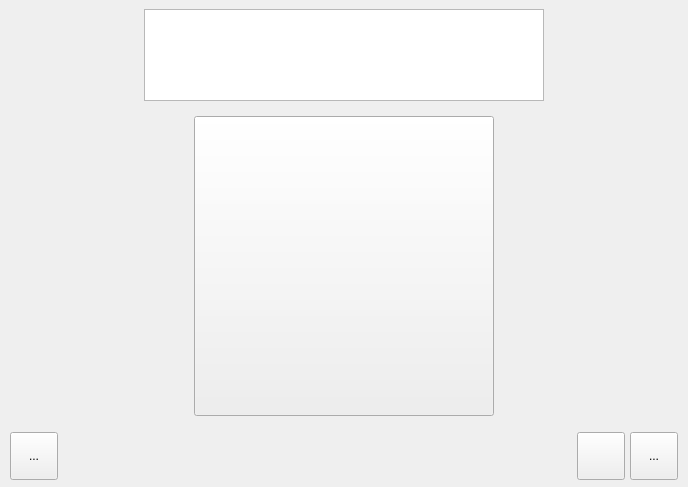
<?xml version="1.0" encoding="UTF-8"?>
<ui version="4.0">
 <class>StartScreen</class>
 <widget class="QWidget" name="StartScreen">
  <property name="geometry">
   <rect>
    <x>0</x>
    <y>0</y>
    <width>688</width>
    <height>487</height>
   </rect>
  </property>
  <property name="windowTitle">
   <string>Form</string>
  </property>
  <property name="styleSheet">
   <string notr="true"/>
  </property>
  <layout class="QVBoxLayout" name="verticalLayout">
   <property name="sizeConstraint">
    <enum>QLayout::SetDefaultConstraint</enum>
   </property>
   <property name="leftMargin">
    <number>0</number>
   </property>
   <property name="topMargin">
    <number>0</number>
   </property>
   <property name="rightMargin">
    <number>0</number>
   </property>
   <property name="bottomMargin">
    <number>0</number>
   </property>
   <item>
    <widget class="QWidget" name="widget_3" native="true">
     <property name="maximumSize">
      <size>
       <width>16777215</width>
       <height>200</height>
      </size>
     </property>
     <layout class="QHBoxLayout" name="horizontalLayout_5">
      <item>
       <widget class="QGraphicsView" name="imgLogo">
        <property name="maximumSize">
         <size>
          <width>400</width>
          <height>180</height>
         </size>
        </property>
       </widget>
      </item>
     </layout>
    </widget>
   </item>
   <item>
    <widget class="QWidget" name="widget" native="true">
     <property name="styleSheet">
      <string notr="true"/>
     </property>
     <layout class="QHBoxLayout" name="horizontalLayout_4">
      <property name="spacing">
       <number>0</number>
      </property>
      <property name="leftMargin">
       <number>0</number>
      </property>
      <property name="topMargin">
       <number>0</number>
      </property>
      <property name="rightMargin">
       <number>0</number>
      </property>
      <property name="bottomMargin">
       <number>0</number>
      </property>
      <item>
       <widget class="QToolButton" name="btnStartSession">
        <property name="minimumSize">
         <size>
          <width>300</width>
          <height>300</height>
         </size>
        </property>
        <property name="maximumSize">
         <size>
          <width>300</width>
          <height>300</height>
         </size>
        </property>
        <property name="autoFillBackground">
         <bool>false</bool>
        </property>
        <property name="text">
         <string/>
        </property>
        <property name="iconSize">
         <size>
          <width>72</width>
          <height>72</height>
         </size>
        </property>
        <property name="popupMode">
         <enum>QToolButton::DelayedPopup</enum>
        </property>
        <property name="toolButtonStyle">
         <enum>Qt::ToolButtonIconOnly</enum>
        </property>
       </widget>
      </item>
     </layout>
    </widget>
   </item>
   <item>
    <widget class="QWidget" name="bottomBar" native="true">
     <property name="maximumSize">
      <size>
       <width>16777215</width>
       <height>65</height>
      </size>
     </property>
     <layout class="QHBoxLayout" name="horizontalLayout">
      <property name="spacing">
       <number>5</number>
      </property>
      <property name="leftMargin">
       <number>10</number>
      </property>
      <property name="topMargin">
       <number>10</number>
      </property>
      <property name="rightMargin">
       <number>10</number>
      </property>
      <property name="bottomMargin">
       <number>10</number>
      </property>
      <item>
       <widget class="QToolButton" name="btnInfo">
        <property name="minimumSize">
         <size>
          <width>48</width>
          <height>48</height>
         </size>
        </property>
        <property name="maximumSize">
         <size>
          <width>48</width>
          <height>48</height>
         </size>
        </property>
        <property name="text">
         <string>...</string>
        </property>
       </widget>
      </item>
      <item>
       <spacer name="horizontalSpacer">
        <property name="orientation">
         <enum>Qt::Horizontal</enum>
        </property>
        <property name="sizeHint" stdset="0">
         <size>
          <width>40</width>
          <height>20</height>
         </size>
        </property>
       </spacer>
      </item>
      <item>
       <widget class="QToolButton" name="btnRespawnSession">
        <property name="minimumSize">
         <size>
          <width>48</width>
          <height>48</height>
         </size>
        </property>
        <property name="maximumSize">
         <size>
          <width>48</width>
          <height>48</height>
         </size>
        </property>
        <property name="text">
         <string/>
        </property>
        <property name="iconSize">
         <size>
          <width>72</width>
          <height>72</height>
         </size>
        </property>
        <property name="toolButtonStyle">
         <enum>Qt::ToolButtonTextOnly</enum>
        </property>
       </widget>
      </item>
      <item>
       <widget class="QToolButton" name="btnSettings">
        <property name="minimumSize">
         <size>
          <width>48</width>
          <height>48</height>
         </size>
        </property>
        <property name="maximumSize">
         <size>
          <width>48</width>
          <height>48</height>
         </size>
        </property>
        <property name="text">
         <string>...</string>
        </property>
        <property name="iconSize">
         <size>
          <width>32</width>
          <height>32</height>
         </size>
        </property>
        <property name="toolButtonStyle">
         <enum>Qt::ToolButtonTextOnly</enum>
        </property>
       </widget>
      </item>
     </layout>
    </widget>
   </item>
  </layout>
 </widget>
 <resources/>
 <connections/>
</ui>
